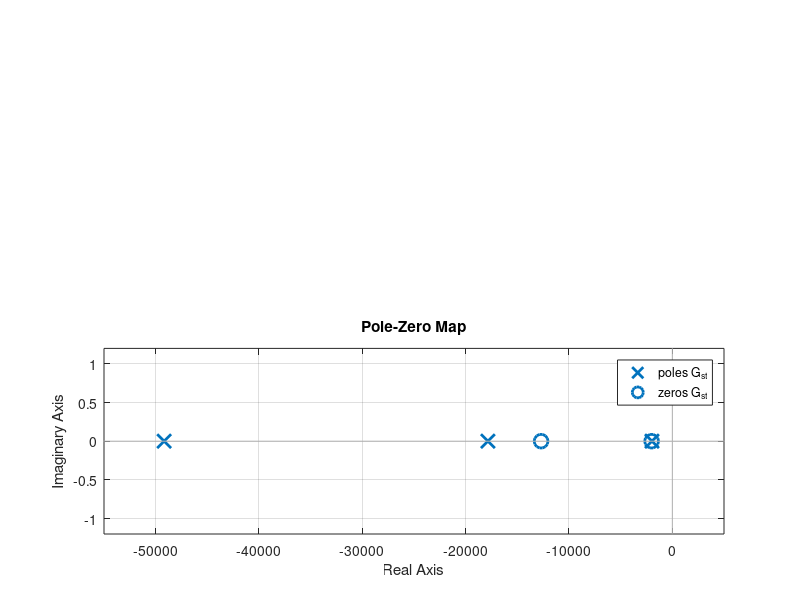

The MATLAB script that drew this image:
proporcional = 100;
integral = 173141;
derivativo = 0.0068;

G_1 = tf(10000000, [1 1000 10000000]);

G_2 = proporcional;

G_3 = integral*tf(1, [1 0]);

G_4 = derivativo*tf([1 0],1);

H_1 = 1;

G_s_1 = parallel(G_2,G_3);
G_s_2 = parallel(G_s_1,G_4);

G_s_3 = series(G_s_2, G_1);

G_s_t = feedback(G_s_3,H_1);

subplot(2,1,1)
step(G_s_t)
subplot(2,1,2)
pzmap(G_s_t)


